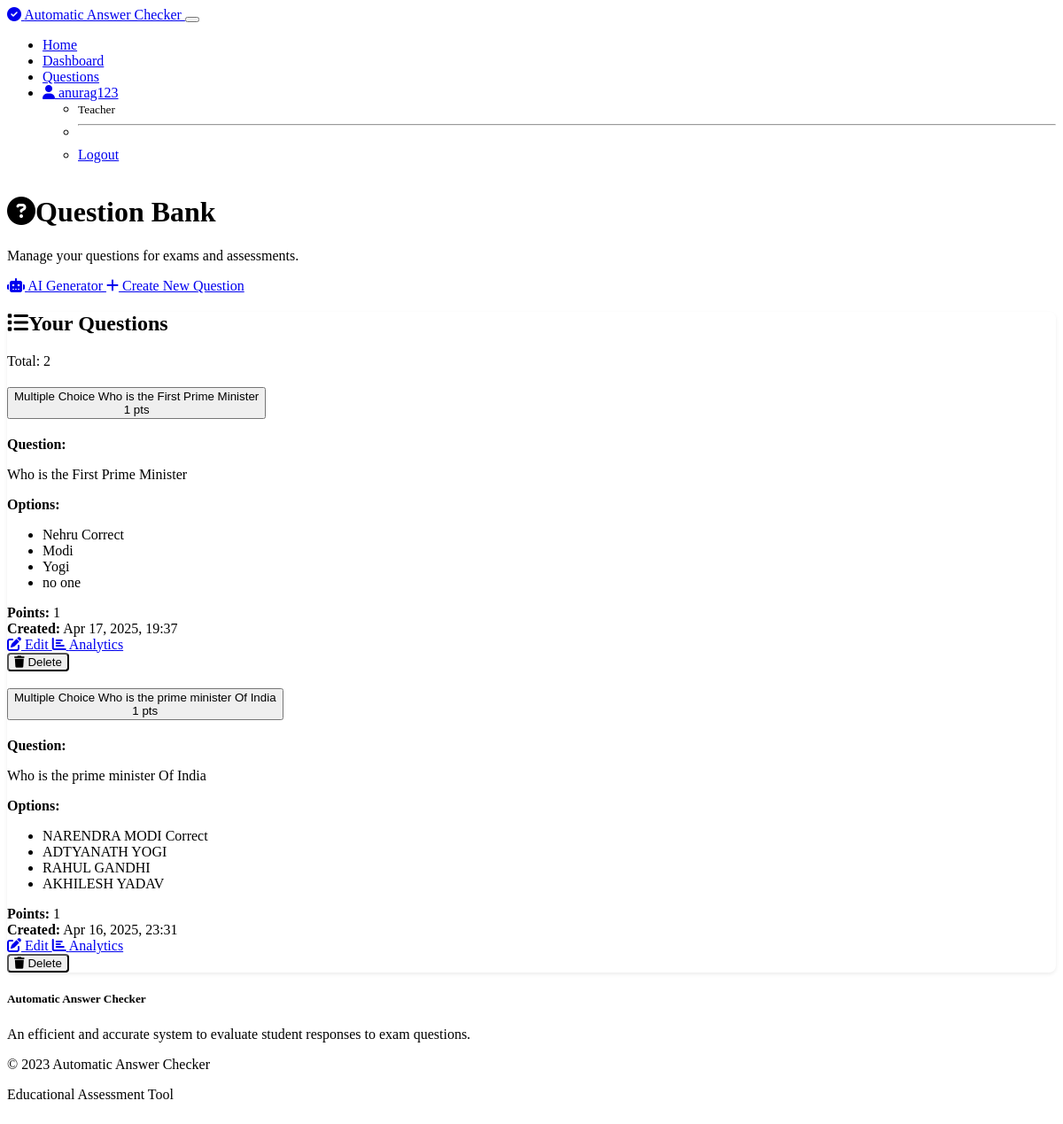
Page /questions/manage (signed in) on the committed database.
### models.py (models this page shows)
class User(UserMixin, db.Model):
    id = db.Column(db.Integer, primary_key=True)
    username = db.Column(db.String(64), unique=True, nullable=False)
    email = db.Column(db.String(120), unique=True, nullable=False)
    password_hash = db.Column(db.String(256), nullable=False)
    role = db.Column(db.Enum(UserRole), nullable=False)
    created_at = db.Column(db.DateTime, default=datetime.utcnow)
    questions = relationship("Question", back_populates="teacher")
    student_exams = relationship("StudentExam", back_populates="student")
    created_exams = relationship("Exam", back_populates="teacher")

class Question(db.Model):
    id = db.Column(db.Integer, primary_key=True)
    teacher_id = db.Column(db.Integer, ForeignKey('user.id'), nullable=False)
    question_text = db.Column(db.Text, nullable=False)
    question_type = db.Column(db.Enum(QuestionType), nullable=False)
    correct_answer = db.Column(db.Text, nullable=False)
    options = db.Column(db.Text, nullable=True)  # JSON string for multiple-choice options
    points = db.Column(db.Integer, default=1)
    created_at = db.Column(db.DateTime, default=datetime.utcnow)
    teacher = relationship("User", back_populates="questions")
    exam_questions = relationship("ExamQuestion", back_populates="question")
    answers = relationship("Answer", back_populates="question")

### routes.py (the view)
@app.route('/questions/manage')
@login_required
@required_roles(UserRole.TEACHER)
def manage_questions():
    questions = Question.query.filter_by(teacher_id=current_user.id).order_by(Question.created_at.desc()).all()
    return render_template('manage_questions.html', questions=questions, openai_available=OPENAI_AVAILABLE)

### app.py (called while the page is built)
@app.template_filter('fromjson')
def fromjson_filter(value):
    return json.loads(value)

### models.py (called while the page is built)
@login_manager.user_loader
def load_user(user_id):
    return User.query.get(int(user_id))

### utils.py (called while the page is built)
def required_roles(*roles):
    def wrapper(f):
        @wraps(f)
        def wrapped(*args, **kwargs):
            if not current_user.is_authenticated:
                flash('Please log in to access this page.', 'warning')
                return redirect(url_for('login'))
            if current_user.role not in roles:
                flash('You do not have permission to access this page.', 'danger')
                if current_user.role.value == 'teacher':
                    return redirect(url_for('dashboard_teacher'))
                else:
                    return redirect(url_for('dashboard_student'))
            return f(*args, **kwargs)
        return wrapped
    return wrapper

### templates/manage_questions.html (shortened to what this page needs)
{% extends "base.html" %}
{% block content %}
<div class="container">
    <div class="row mb-4">
        <div class="col-md-8">
            <h1 class="display-6"><i class="fas fa-question-circle me-2"></i>Question Bank</h1>
            <p class="text-muted">Manage your questions for exams and assessments.</p>
        </div>
        <div class="col-md-4 text-md-end">
            <div class="d-flex justify-content-end">
                {% if openai_available %}
                <a href="{{ url_for('ai_question_generator') }}" class="btn btn-info me-2" title="Generate questions using AI">
                    <i class="fas fa-robot me-1"></i> AI Generator
                </a>
                {% endif %}
                <a href="{{ url_for('create_question') }}" class="btn btn-success">
                    <i class="fas fa-plus me-1"></i> Create New Question
                </a>
            </div>
        </div>
    </div>
    {% if questions %}
        <div class="card shadow">
            <div class="card-header bg-primary text-white">
                <div class="row align-items-center">
                    <div class="col">
                        <h2 class="h5 mb-0"><i class="fas fa-list me-2"></i>Your Questions</h2>
                    </div>
                    <div class="col-auto">
                        <span class="badge bg-light text-dark">Total: {{ questions|length }}</span>
                    </div>
                </div>
            </div>
            <div class="card-body p-0">
                <div class="accordion" id="questionAccordion">
                    {% for question in questions %}
                        <div class="accordion-item">
                            <h2 class="accordion-header" id="heading{{ question.id }}">
                                <button class="accordion-button collapsed" type="button" data-bs-toggle="collapse" data-bs-target="#collapse{{ question.id }}" aria-expanded="false" aria-controls="collapse{{ question.id }}">
                                    <div class="d-flex w-100 justify-content-between align-items-center">
                                        <div class="me-auto">
                                            <span class="badge rounded-pill
                                                {% if question.question_type.value == 'multiple_choice' %}bg-primary
                                                {% else %}bg-info{% endif %} me-2">
                                                {{ question.question_type.value|replace('_', ' ')|title }}
                                            </span>
                                            {{ question.question_text|truncate(80) }}
                                        </div>
                                        <span class="badge bg-secondary ms-2">{{ question.points }} pts</span>
                                    </div>
                                </button>
                            </h2>
                            <div id="collapse{{ question.id }}" class="accordion-collapse collapse" aria-labelledby="heading{{ question.id }}" data-bs-parent="#questionAccordion">
                                <div class="accordion-body">
                                    <div class="mb-3">
                                        <strong>Question:</strong>
                                        <p>{{ question.question_text }}</p>
                                    </div>
                                    {% if question.question_type.value == 'multiple_choice' and question.options %}
                                        <div class="mb-3">
                                            <strong>Options:</strong>
                                            <ul class="list-group">
                                                {% set options_list = question.options|tojson|fromjson %}
                                                {% if options_list is string %}
                                                    {% set options_list = options_list|fromjson %}
                                                {% endif %}
                                                {% for option in options_list %}
                                                    <li class="list-group-item {% if option == question.correct_answer %}list-group-item-success{% endif %}">
                                                        {{ option }}
                                                        {% if option == question.correct_answer %}
                                                            <span class="badge bg-success float-end">Correct</span>
                                                        {% endif %}
                                                    </li>
                                                {% endfor %}
                                            </ul>
                                        </div>
                                    {% else %}
                                        <div class="mb-3">
                                            <strong>Correct Answer:</strong>
                                            <p>{{ question.correct_answer }}</p>
                                        </div>
                                    {% endif %}
                                    <div class="mb-3">
                                        <strong>Points:</strong> {{ question.points }}
                                    </div>
                                    <div class="mb-3">
                                        <strong>Created:</strong> {{ question.created_at.strftime('%b %d, %Y, %H:%M') }}
                                    </div>
                                    <div class="d-flex">
                                        <a href="{{ url_for('edit_question', question_id=question.id) }}" class="btn btn-sm btn-primary me-2">
                                            <i class="fas fa-edit me-1"></i> Edit
                                        </a>
                                        <a href="{{ url_for('question_analytics', question_id=question.id) }}" class="btn btn-sm btn-info me-2">
                                            <i class="fas fa-chart-bar me-1"></i> Analytics
                                        </a>
                                        <form action="{{ url_for('delete_question', question_id=question.id) }}" method="POST" onsubmit="return confirm('Are you sure you want to delete this question? This action cannot be undone.');">
                                            <button type="submit" class="btn btn-sm btn-danger">
                                                <i class="fas fa-trash me-1"></i> Delete
                                            </button>
                                        </form>
                                    </div>
                                </div>
                            </div>
                        </div>
                    {% endfor %}
                </div>
            </div>
        </div>
    {% endif %}
</div>
{% endblock %}

### templates/base.html (shortened to what this page needs)
<!DOCTYPE html>
<html lang="en" data-bs-theme="dark">
<head>
    <link rel="stylesheet" href="https://cdn.replit.com/agent/bootstrap-agent-dark-theme.min.css">
    <link rel="stylesheet" href="{{ url_for('static', filename='css/styles.css') }}">
    <link rel="stylesheet" href="https://cdnjs.cloudflare.com/ajax/libs/font-awesome/6.4.0/css/all.min.css">
</head>
<body>
    <nav class="navbar navbar-expand-lg navbar-dark bg-dark">
        <div class="container">
            <a class="navbar-brand" href="{{ url_for('index') }}">
                <i class="fas fa-check-circle me-2"></i> Automatic Answer Checker
            </a>
            <button class="navbar-toggler" type="button" data-bs-toggle="collapse" data-bs-target="#navbarNav"
                aria-controls="navbarNav" aria-expanded="false" aria-label="Toggle navigation">
            </button>
            <div class="collapse navbar-collapse" id="navbarNav">
                <ul class="navbar-nav ms-auto">
                    <li class="nav-item">
                        <a class="nav-link" href="{{ url_for('index') }}">Home</a>
                    </li>
                    {% if current_user.is_authenticated %}
                        {% if current_user.role.value == 'teacher' %}
                            <li class="nav-item">
                                <a class="nav-link" href="{{ url_for('dashboard_teacher') }}">Dashboard</a>
                            </li>
                            <li class="nav-item">
                                <a class="nav-link" href="{{ url_for('manage_questions') }}">Questions</a>
                            </li>
                        {% else %}
                            <li class="nav-item">
                                <a class="nav-link" href="{{ url_for('dashboard_student') }}">Dashboard</a>
                            </li>
                        {% endif %}
                        <li class="nav-item dropdown">
                            <a class="nav-link dropdown-toggle" href="#" role="button" data-bs-toggle="dropdown" aria-expanded="false">
                                <i class="fas fa-user me-1"></i> {{ current_user.username }}
                            </a>
                            <ul class="dropdown-menu dropdown-menu-end">
                                <li>
                                    <span class="dropdown-item-text text-muted">
                                        <small>{{ current_user.role.value|capitalize }}</small>
                                    </span>
                                </li>
                                <li><hr class="dropdown-divider"></li>
                                <li><a class="dropdown-item" href="{{ url_for('logout') }}">Logout</a></li>
                            </ul>
                        </li>
                    {% endif %}
                </ul>
            </div>
        </div>
    </nav>
    <main class="container py-4">
        {% block content %}{% endblock %}
    </main>
    <footer class="bg-dark text-light py-4">
        <div class="container">
            <div class="row">
                <div class="col-md-6">
                    <h5>Automatic Answer Checker</h5>
                    <p>An efficient and accurate system to evaluate student responses to exam questions.</p>
                </div>
                <div class="col-md-6 text-md-end">
                    <p>&copy; 2023 Automatic Answer Checker</p>
                    <p class="small text-muted">Educational Assessment Tool</p>
                </div>
            </div>
        </div>
    </footer>
</body>
</html>

### static/css/styles.css (style rules this page uses)
body { min-height: 100vh; display: flex; flex-direction: column; }
main { flex: 1; }
.card { border-radius: 0.5rem; box-shadow: 0 0.125rem 0.25rem rgba(0, 0, 0, 0.075); transition: transform 0.2s, box-shadow 0.2s; }
.card-header { border-top-left-radius: 0.5rem !important; border-top-right-radius: 0.5rem !important; }
.btn { border-radius: 0.25rem; }

### rows in the picture
User: username "anurag123", role.value "Teacher"
Question: question_type.value "Multiple Choice", question_text "Who is the First Prime Minister", points "1", options_list "Nehru" "Modi" "Yogi" "no one", correct_answer "Correct", created_at "Apr 17, 2025, 19:37"
Question: question_type.value "Multiple Choice", question_text "Who is the prime minister Of India", points "1", options_list "NARENDRA MODI" "ADTYANATH YOGI" "RAHUL GANDHI" "AKHILESH YADAV", correct_answer "Correct", created_at "Apr 16, 2025, 23:31"

### other values in the picture
{{ questions|length }} "2"
